Frame 1 (no input): blank canvas, image omitted
Frame 60 (the mouse pressed at the canvas centre just before this capture): blank canvas, image omitted
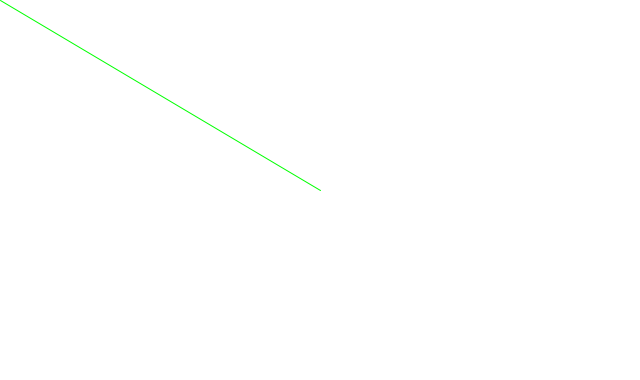
Frame 120 (the mouse held since frame 60 and released just before this capture)

The Processing sketch whose frames 1 and 60 were blank and that drew this single picture after the mouse press (run headless with seeded random() and noise(); from frame 60 on, the mouse is pressed at the canvas centre):

// Processing sketch: udk_test3
// ── udk_test3.pde
//compare with udk_test2
void setup() {
  size(640, 380);
}
void draw() {
  background(255, 255, 255);
  stroke(0, 255, 0);
  line(0, 0, mouseX, mouseY);
}
